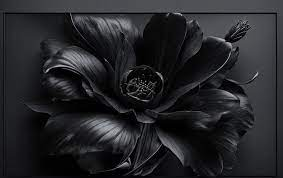
#> input picture flower3.jpeg, 283 x 178 px
$ python 'filtering I.py'
#> lines starting #> are read from the running program, lines starting #| are printed output that depends on the picture
import cv2 as cv
import numpy as np
from matplotlib import pyplot as plt

# Histogram equalization on Gray Image
img=cv.imread('flower3.jpeg')
#> img is the input picture: shape (178, 283, 3); mean B, G, R 40.7, 37.1, 36.8
cv.imshow('Before Hist Equalize ',img)
print(img.shape)
#| (178, 283, 3)
img1=cv.cvtColor(img, cv.COLOR_BGR2GRAY)
img2=cv.equalizeHist(img1)
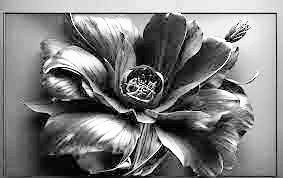
#> img2: shape (178, 283); min 0, max 255, mean 125.7
cv.imshow('After Hist Equalize ',img2)
cv.waitKey(0)
# Similarly on all channels and then cv.merge


# Effect of image resize
img=cv.imread('flower1.jpeg')
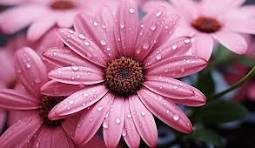
#> input picture flower1.jpeg, 255 x 148 px
#> img is the input picture: shape (148, 255, 3); mean B, G, R 127.9, 102.3, 162
img=cv.cvtColor(img,cv.COLOR_BGR2RGB)
print(img.shape)
#| (148, 255, 3)
cv.imshow('First ',img)
cv.waitKey(0)
img1=cv.resize(img,(512,512))
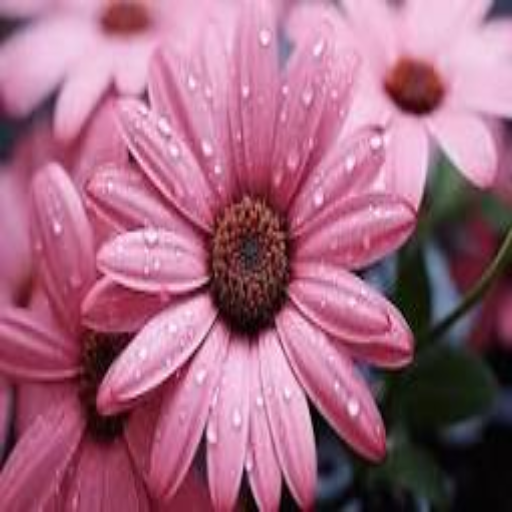
#> img1: shape (512, 512, 3); mean R, G, B 161.8, 102.2, 127.8
cv.imshow('New Size ',img1)
cv.waitKey(0)
# [39 lines of commented-out code are left out]

print(img2.shape)
#| (178, 283)

img3=np.ones((180,285),int)
print(img3.shape)
#> (the run stopped early here; a loop or call above may not have finished)
